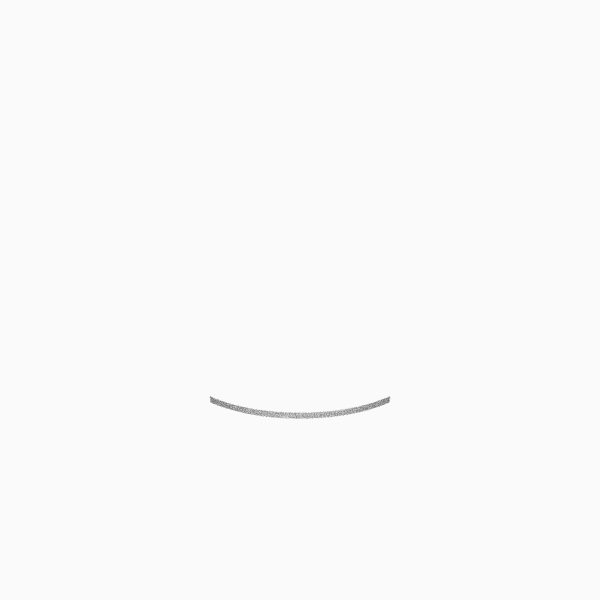
Frame 1 (no input)
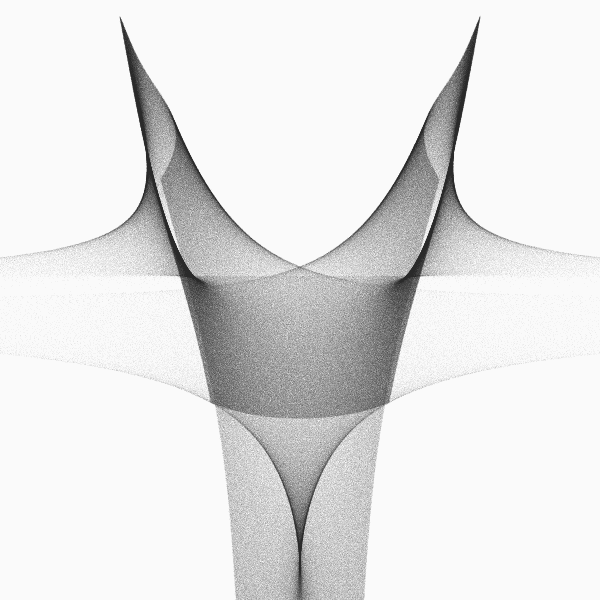
Frame 60 (the mouse pressed at the canvas centre just before this capture)
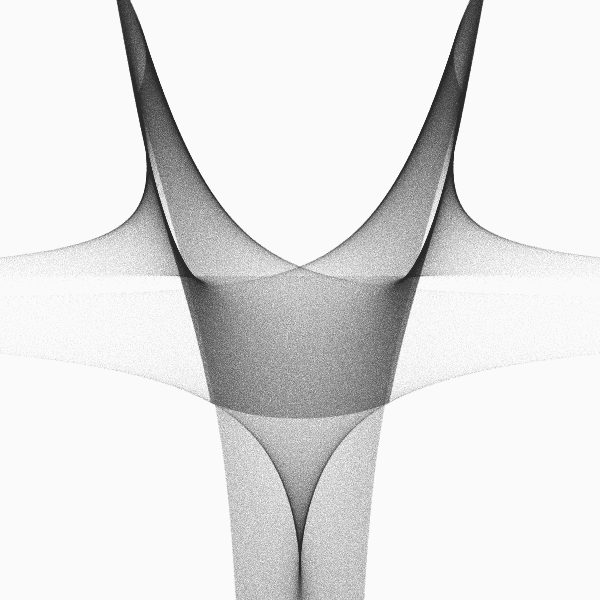
Frame 120 (the mouse held since frame 60 and released just before this capture)

The Processing sketch that drew these frames (run headless with seeded random() and noise(); from frame 60 on, the mouse is pressed at the canvas centre):

// Processing sketch: build
// ── build.pde
// Variations on Fractal Flames : Part_12
// https://generateme.wordpress.com/2016/04/11/folds/
// julia - hyperbolic

float x1, y1, x2, y2; // function domain
float step; // step within domain
float y;
boolean go = true;

// parameterization P={pdj_a,pdj_b,pdj_c,pdj_d}
float pdj_a = 0.1; // 1.0111
float pdj_b = 1.9; // -1.011
float pdj_c = -0.8; // 2.08
float pdj_d = -1.2; // 10.2

// sech parameters
float cosh(float x) { return 0.5 * (exp(x) + exp(-x)); }
float sinh(float x) { return 0.5 * (exp(x) - exp(-x)); }

void setup() {
  size(600, 600);
  background(250);
  smooth(8);
  noFill();
  stroke(20, 15);
  strokeWeight(0.9);

  x1 = y1 = -3;
  x2 = y2 = 3;
  y = y1;
  step = ( x2 - x1 ) / ( 2.321 * width );
}

void draw() {
  if (go) {
    for ( int i = 0; ( i < 20 )&go; i++ ) { // draw 20 lines at once
      for ( float x = x1; x <= x2; x += step ) {
        drawVariation(x, y);
      }
      y += step;
      if ( y > y2 ) {
        go = false;
        println( "done" );
      }
    }
  }
}

void drawVariation( float x, float y ) {
  PVector v = new PVector(x, y);
  float amount = 1.0;

  v = subF( julia(v, amount), hyperbolic(v, amount) );

  float xx = map( v.x+0.003*randomGaussian(), x1, x2, 20, width-20 );
  float yy = map( v.y+0.003*randomGaussian(), y1, y2, 20, height-20 );
  point( xx, yy );
}

PVector sinusoidal(PVector v, float amount) {
  return new PVector( amount * sin( v.x ), amount * sin( v.y ) );
}

PVector hyperbolic( PVector v, float amount ) {
  float r = v.mag() + 1.0e-10;
  float theta = atan2( v.x, v.y );
  float x = amount * sin( theta ) / r;
  float y = amount * cos( theta ) * r;
  return new PVector( x, y );
}

PVector pdj( PVector v, float amount ) {
  return new PVector( 
    amount * ( sin( pdj_a * v.y ) - cos( pdj_b * v.x ) ),
    amount * ( sin( pdj_c * v.x ) - cos( pdj_d * v.y ) )
      );
}

// differential of a pdj
PVector d_pdj( PVector v, float amount ) {
  float h = 0.1; // step
  float sqrth = sqrt(h);
  PVector v1 = pdj(v, amount);
  PVector v2 = pdj(new PVector(v.x+h, v.y+h), amount);
  return new PVector( (v2.x-v1.x)/sqrth, (v2.y-v1.y)/sqrth );
}

PVector julia( PVector v, float amount ) {
  float r = amount * sqrt( v.mag() );
  float theta = 0.5 * atan2( v.x, v.y ) + (int)( 2.0 * random( 0, 1 ) ) * PI;
  float x = r * cos( theta );
  float y = r * sin( theta );
  return new PVector( x, y );
}

PVector sech( PVector p, float weight ) {
  float d = cos( 2.0 * p.y ) + cosh( 2.0 * p.x );
  if ( d != 0 ) d = weight * 2.0 / d;
  return new PVector( d * cos(p.y) * cosh(p.x), -d * sin(p.y) * sinh(p.x) );
}

// sum, substraction, multiplication and division of previous functions
PVector addF(PVector v1, PVector v2) {return new PVector(v1.x + v2.x, v1.y + v2.y);}
PVector subF(PVector v1, PVector v2) {return new PVector(v1.x - v2.x, v1.y - v2.y);}
PVector mulF(PVector v1, PVector v2) {return new PVector(v1.x * v2.x, v1.y * v2.y);}
PVector divF(PVector v1, PVector v2) {return new PVector(v2.x == 0 ? 0 : v1.x / v2.x, v2.y == 0 ? 0 : v1.y / v2.y);}
